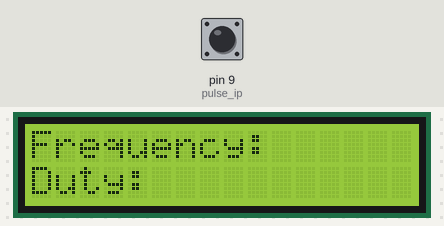
A sketch run on a simulated Arduino Uno, built with avr-gcc and run on an emulated ATmega328P. Shown: 16×2 character LCD. The inputs (shaded band) are chosen by the test bench; at power-on: pin 9 (pulse_ip) LOW.

Above: at 0.1 s.
At 2.1 s:
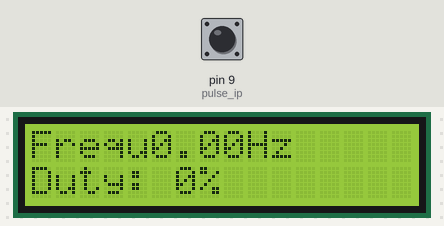

The sketch:

Digital_Frequency_Meter.ino
```cpp
#include <LiquidCrystal.h>

LiquidCrystal lcd(3,4,5,6,7,8);
#define pulse_ip 9
float frequency,period;
int ontime,offtime,duty;


void setup()
{
  pinMode(pulse_ip,INPUT);
  lcd.begin(16, 2);
  lcd.clear();
  lcd.print("Frequency:");
  lcd.setCursor(0,1);
  lcd.print("Duty:");
}
void loop()
{
   ontime = pulseIn(pulse_ip,HIGH);
   offtime = pulseIn(pulse_ip,LOW);
   period = ontime+offtime;
   frequency = 1000000.0/period;
   duty = (ontime/period)*100;
   if(period==0){
    frequency=0;

    }
   lcd.setCursor(5,0);
   lcd.print("           ");
   lcd.setCursor(5,0);
   if(frequency<1000){
   lcd.print(frequency);
   lcd.print("Hz");
   }else if(frequency>999|frequency<1000000){
   lcd.print(frequency/1000);
   lcd.print("KHz");
   }else if(frequency>999999|frequency<1000000000){
   lcd.print(frequency/1000000);
   lcd.print("MHz");
   }
   lcd.setCursor(6,1);
   lcd.print("           ");
   lcd.setCursor(6,1);
   lcd.print(duty);
   lcd.print('%');
   delay(1000);
}
```
